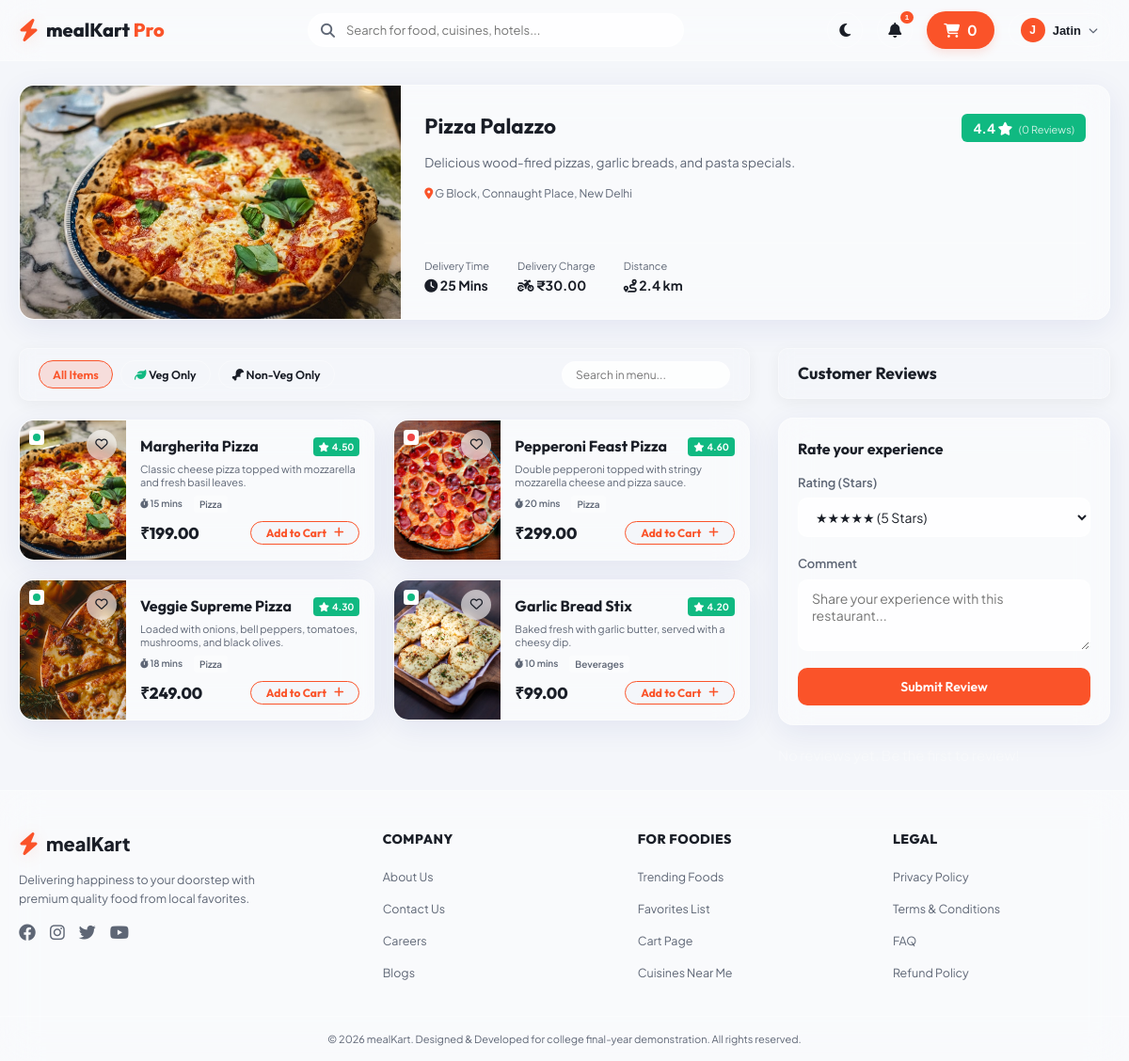
The page /hotel/1/ (signed in) on the database its author committed.
### foodapp/models.py (models this page shows, shortened)
class Hotel(models.Model):
    name = models.CharField(max_length=100)
    rating = models.DecimalField(max_digits=3, decimal_places=2, default=4.0, validators=[MinValueValidator(1.0), MaxValueValidator(5.0)])
    delivery_time = models.IntegerField(help_text="In minutes")
    delivery_charges = models.DecimalField(max_digits=5, decimal_places=2, default=0.0)
    distance = models.DecimalField(max_digits=4, decimal_places=1, help_text="In km")
    is_veg_only = models.BooleanField(default=False)
    has_non_veg = models.BooleanField(default=True)
    image = models.ImageField(upload_to='hotels/', blank=True, null=True, default='hotels/default_hotel.jpg')
    description = models.TextField(blank=True, null=True)
    address = models.TextField(blank=True, null=True)
    featured = models.BooleanField(default=False)

class FoodItem(models.Model):
    hotel = models.ForeignKey(Hotel, on_delete=models.CASCADE, related_name='menu_items')
    category = models.ForeignKey(Category, on_delete=models.SET_NULL, null=True, related_name='food_items')
    name = models.CharField(max_length=100)
    description = models.TextField()
    price = models.DecimalField(max_digits=6, decimal_places=2)
    rating = models.DecimalField(max_digits=3, decimal_places=2, default=4.0, validators=[MinValueValidator(1.0), MaxValueValidator(5.0)])
    is_veg = models.BooleanField(default=True)
    preparation_time = models.IntegerField(help_text="In minutes")
    image = models.ImageField(upload_to='foods/', blank=True, null=True, default='foods/default_food.jpg')
    is_trending = models.BooleanField(default=False)

class Category(models.Model):
    name = models.CharField(max_length=50, unique=True)
    image = models.ImageField(upload_to='categories/', blank=True, null=True, default='categories/default_category.jpg')
    class Meta:
        verbose_name_plural = "Categories"

### foodapp/views.py (the view, shortened to what this page needs)
# urls.py: path('hotel/<int:hotel_id>/', views.hotel_menu_view, name='hotel_menu'),
@login_required
def hotel_menu_view(request, hotel_id):
    hotel = get_object_or_404(Hotel, pk=hotel_id)
    food_items = hotel.menu_items.all()
    reviews = hotel.reviews.all().order_by('-created_at')
    avg_rating = reviews.aggregate(Avg('rating'))['rating__avg'] or hotel.rating
    hotel_categories = Category.objects.filter(food_items__hotel=hotel).distinct()
    fav_ids = Favourite.objects.filter(user=request.user).values_list('food_item_id', flat=True)
    cart, created = Cart.objects.get_or_create(user=request.user)
    cart_count = cart.items.aggregate(total_qty=Sum('quantity'))['total_qty'] or 0
    context = {
        'hotel': hotel,
        'food_items': food_items,
        'reviews': reviews,
        'avg_rating': round(avg_rating, 1),
        'hotel_categories': hotel_categories,
        'fav_ids': fav_ids,
        'cart_count': cart_count
    }
    return render(request, 'menu.html', context)

### templates/menu.html (shortened to what this page needs)
{% extends 'base.html' %}
{% block content %}
<div class="menu-container">
    <section class="hotel-hero glass-panel">
        <div class="hotel-hero-image">
            <img src="{{ hotel.image.url }}" alt="{{ hotel.name }}" onerror="this.src='/static/images/default_hotel.jpg'">
        </div>
        <div class="hotel-hero-details">
            <div class="hotel-hero-title">
                <h2>{{ hotel.name }}</h2>
                <div class="hotel-rating-large">
                    <span>{{ avg_rating }}</span> <i class="fa-solid fa-star"></i>
                    <span class="reviews-count">({{ reviews.count }} Reviews)</span>
                </div>
            </div>
            <p class="hotel-hero-desc">{{ hotel.description }}</p>
            <p class="hotel-hero-address"><i class="fa-solid fa-location-dot"></i> {{ hotel.address }}</p>
            <div class="hotel-stats-grid">
                <div class="stat-item">
                    <span class="stat-label">Delivery Time</span>
                    <span class="stat-value"><i class="fa-solid fa-clock"></i> {{ hotel.delivery_time }} Mins</span>
                </div>
                <div class="stat-item">
                    <span class="stat-label">Delivery Charge</span>
                    <span class="stat-value"><i class="fa-solid fa-motorcycle"></i> ₹{{ hotel.delivery_charges }}</span>
                </div>
                <div class="stat-item">
                    <span class="stat-label">Distance</span>
                    <span class="stat-value"><i class="fa-solid fa-route"></i> {{ hotel.distance }} km</span>
                </div>
            </div>
        </div>
    </section>
    <div class="menu-content-layout">
        <div class="menu-items-pane">
            <div class="menu-filter-bar glass-panel-light">
                <div class="menu-type-filters">
                    <button class="filter-btn active" id="btn-filter-all">All Items</button>
                    <button class="filter-btn" id="btn-filter-veg"><i class="fa-solid fa-leaf text-success"></i> Veg Only</button>
                    <button class="filter-btn" id="btn-filter-nonveg"><i class="fa-solid fa-drumstick-bite text-danger"></i> Non-Veg Only</button>
                </div>
                <div class="menu-search-sub">
                    <input type="text" id="menu-item-search" placeholder="Search in menu..." autocomplete="off">
                </div>
            </div>
            <div class="foods-grid" id="menu-foods-grid">
                {% for food in food_items %}
                <div class="food-item-card glass-panel menu-food-card" data-veg="{% if food.is_veg %}true{% else %}false{% endif %}" data-name="{{ food.name|lower }}">
                    <div class="food-card-image">
                        <img src="{{ food.image.url }}" alt="{{ food.name }}" onerror="this.src='/static/images/default_food.jpg'">
                        <span class="veg-badge {% if food.is_veg %}veg{% else %}non-veg{% endif %}"></span>
                        <button class="favorite-heart-btn {% if food.id in fav_ids %}liked{% endif %}" data-food-id="{{ food.id }}">
                            <i class="fa-{% if food.id in fav_ids %}solid{% else %}regular{% endif %} fa-heart"></i>
                        </button>
                    </div>
                    <div class="food-card-info">
                        <div class="food-card-title-row">
                            <h4>{{ food.name }}</h4>
                            <span class="food-rating"><i class="fa-solid fa-star"></i> {{ food.rating }}</span>
                        </div>
                        <p class="food-card-desc">{{ food.description }}</p>
                        <div class="food-card-meta">
                            <span class="meta-tag"><i class="fa-solid fa-stopwatch"></i> {{ food.preparation_time }} mins</span>
                            <span class="meta-tag cuisine-tag">{{ food.category.name }}</span>
                        </div>
                        <div class="food-card-price-row">
                            <span class="food-price">₹{{ food.price }}</span>
                            <button class="btn btn-primary btn-add-to-cart" data-food-id="{{ food.id }}">
                                <span>Add to Cart</span>
                                <i class="fa-solid fa-plus"></i>
                            </button>
                        </div>
                    </div>
                </div>
                {% empty %}
                <p class="no-items">This restaurant hasn't added any menu items yet.</p>
                {% endfor %}
            </div>
        </div>
        <div class="menu-reviews-pane">
            <div class="reviews-header glass-panel-light">
                <h3>Customer Reviews</h3>
            </div>
            <div class="submit-review-card glass-panel">
                <h4>Rate your experience</h4>
                <form method="POST" action="{% url 'hotel_menu' hotel.id %}">
                    <div class="form-group">
                        <label for="rating-select">Rating (Stars)</label>
                        <div class="rating-stars-input">
                            <select name="rating" id="rating-select" class="form-control" required>
                                <option value="5">★★★★★ (5 Stars)</option>
                            </select>
                        </div>
                    </div>
                    <div class="form-group">
                        <label for="comment-text">Comment</label>
                        <textarea name="comment" id="comment-text" class="form-control" rows="3" placeholder="Share your experience with this restaurant..." required></textarea>
                    </div>
                    <button type="submit" class="btn btn-primary btn-block">Submit Review</button>
                </form>
            </div>
            <div class="reviews-list">
                {% for review in reviews %}
                <div class="review-item glass-panel-light">
                    <div class="review-meta">
                        <div class="reviewer-avatar">
                            {{ review.user.username.0|upper }}
                        </div>
                        <div class="reviewer-details">
                            <h5>{{ review.user.first_name|default:review.user.username }}</h5>
                            <span class="review-date">{{ review.created_at|date:"d M Y" }}</span>
                        </div>
                        <div class="review-stars">
                            {% for i in "12345" %}
                                <i class="fa-solid fa-star {% if forloop.counter <= review.rating %}text-warning{% else %}text-muted{% endif %}"></i>
                            {% endfor %}
                        </div>
                    </div>
                    <p class="review-comment">{{ review.comment }}</p>
                </div>
                {% empty %}
                <p class="no-reviews text-center text-muted">No reviews yet. Be the first to review!</p>
                {% endfor %}
            </div>
        </div>
    </div>
</div>
{% endblock %}

### templates/base.html (shortened to what this page needs)
<!DOCTYPE html>
<html lang="en">
<head>
    <link rel="stylesheet" href="https://cdnjs.cloudflare.com/ajax/libs/font-awesome/6.4.0/css/all.min.css">
    <link rel="stylesheet" href="/static/css/style.css">
    <link rel="stylesheet" href="/static/css/responsive.css">
    <link rel="stylesheet" href="/static/css/animation.css">
</head>
<body class="light-mode">
    <header class="navbar-header">
        <div class="nav-container">
            <a href="{% url 'home' %}" class="nav-logo">
                <i class="fa-solid fa-bolt logo-icon"></i>
                <span class="logo-text">mealKart <span class="accent-text">Pro</span></span>
            </a>
            {% if user.is_authenticated %}
            <div class="nav-search-bar">
                <i class="fa-solid fa-magnifying-glass search-icon"></i>
                <input type="text" id="global-search-input" placeholder="Search for food, cuisines, hotels..." autocomplete="off">
            </div>
            {% endif %}
            <div class="nav-actions">
                <button id="theme-toggle-btn" class="nav-action-btn" title="Toggle Dark/Light Mode">
                    <i class="fa-solid fa-moon theme-icon"></i>
                </button>
                {% if user.is_authenticated %}
                <div class="notifications-dropdown-container">
                    <button class="nav-action-btn" id="notif-toggle-btn" title="Notifications">
                        <i class="fa-solid fa-bell"></i>
                        <span class="badge badge-pulse">1</span>
                    </button>
                </div>
                <a href="{% url 'cart' %}" class="nav-cart-btn" title="Shopping Cart">
                    <i class="fa-solid fa-cart-shopping"></i>
                    <span class="cart-badge-qty" id="global-cart-qty">{{ cart_count|default:0 }}</span>
                </a>
                <div class="profile-dropdown-container">
                    <button class="nav-profile-trigger" id="profile-menu-btn">
                        <div class="profile-avatar">
                            {% if user.first_name %}
                                {{ user.first_name.0|upper }}
                            {% else %}
                                {{ user.username.0|upper }}
                            {% endif %}
                        </div>
                        <span class="nav-username">{{ user.first_name|default:user.username }}</span>
                        <i class="fa-solid fa-chevron-down chevron-icon"></i>
                    </button>
                </div>
                {% else %}
                <a href="{% url 'login' %}" class="btn btn-outline">Sign In</a>
                <a href="{% url 'signup' %}" class="btn btn-primary">Sign Up</a>
                {% endif %}
            </div>
        </div>
    </header>
    <main class="main-content">
        {% block content %}{% endblock %}
    </main>
    <footer class="app-footer">
        <div class="footer-container">
            <div class="footer-brand">
                <div class="footer-logo">
                    <i class="fa-solid fa-bolt logo-icon"></i>
                    <span>mealKart</span>
                </div>
                <p class="footer-desc">Delivering happiness to your doorstep with premium quality food from local favorites.</p>
                <div class="footer-socials">
                    <a href="#"><i class="fa-brands fa-facebook"></i></a>
                    <a href="#"><i class="fa-brands fa-instagram"></i></a>
                    <a href="#"><i class="fa-brands fa-twitter"></i></a>
                    <a href="#"><i class="fa-brands fa-youtube"></i></a>
                </div>
            </div>
            <div class="footer-links">
                <h4>Company</h4>
                <ul>
                    <li><a href="{% url 'about' %}">About Us</a></li>
                    <li><a href="{% url 'contact' %}">Contact Us</a></li>
                    <li><a href="#">Careers</a></li>
                    <li><a href="#">Blogs</a></li>
                </ul>
            </div>
            <div class="footer-links">
                <h4>For Foodies</h4>
                <ul>
                    <li><a href="{% url 'home' %}">Trending Foods</a></li>
                    <li><a href="{% url 'profile' %}#favourites">Favorites List</a></li>
                    <li><a href="{% url 'cart' %}">Cart Page</a></li>
                    <li><a href="#">Cuisines Near Me</a></li>
                </ul>
            </div>
            <div class="footer-links">
                <h4>Legal</h4>
                <ul>
                    <li><a href="#">Privacy Policy</a></li>
                    <li><a href="#">Terms & Conditions</a></li>
                    <li><a href="#">FAQ</a></li>
                    <li><a href="#">Refund Policy</a></li>
                </ul>
            </div>
        </div>
        <div class="footer-bottom">
            <p>&copy; 2026 mealKart. Designed & Developed for college final-year demonstration. All rights reserved.</p>
        </div>
    </footer>
</body>
</html>

### static/css/animation.css (style rules this page uses)
.badge-pulse { animation: badgePulse 2s infinite ease-in-out; }

### rows shown on the page
Hotel: image (picture), name "Pizza Palazzo", description "Delicious wood-fired pizzas, garlic breads, and pasta specials.", address "G Block, Connaught Place, New Delhi", delivery_time "25", delivery_charges "30.00", distance "2.4"
FoodItem: image (picture), name "Margherita Pizza", rating "4.50", description "Classic cheese pizza topped with mozzarella and fresh basil leaves.", preparation_time "15", category.name "Pizza", price "199.00"
FoodItem: image (picture), name "Pepperoni Feast Pizza", rating "4.60", description "Double pepperoni topped with stringy mozzarella cheese and pizza sauce.", preparation_time "20", category.name "Pizza", price "299.00"
FoodItem: image (picture), name "Veggie Supreme Pizza", rating "4.30", description "Loaded with onions, bell peppers, tomatoes, mushrooms, and black olives.", preparation_time "18", category.name "Pizza", price "249.00"
FoodItem: image (picture), name "Garlic Bread Stix", rating "4.20", description "Baked fresh with garlic butter, served with a cheesy dip.", preparation_time "10", category.name "Beverages", price "99.00"

### other values the page prints
{{ cart_count|default:0 }} "0"
{{ user.first_name.0|upper }} "J"
{{ user.first_name|default:user.username }} "Jatin"
{{ avg_rating }} "4.4"
{{ reviews.count }} "0"
